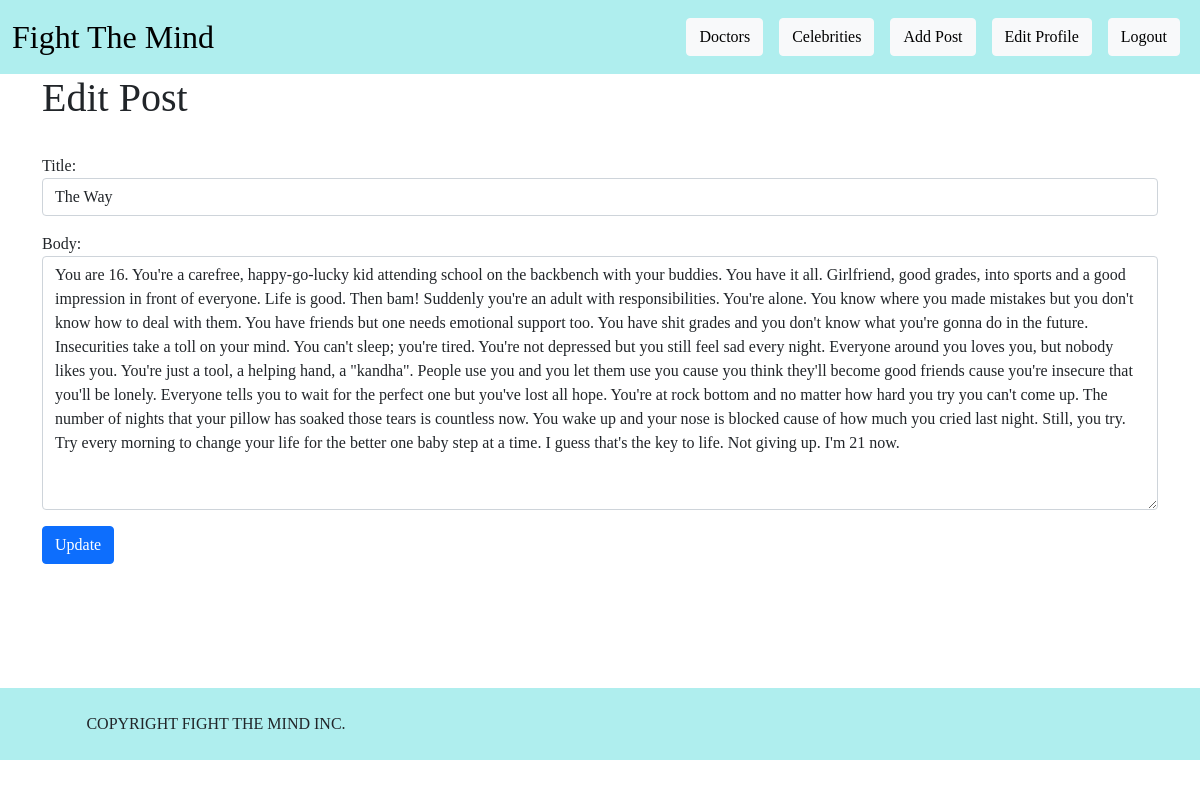
Page /article/edit/20 (signed in) on the committed database.
### picblog/models.py (models this page shows, shortened)
class Post(models.Model):
    title= models.CharField(max_length=255)
    author= models.ForeignKey(User, on_delete=models.CASCADE)
    body = models.TextField()
    header_image = models.ImageField(upload_to="images/")

### picblog/views.py (the view)
# urls.py: path('article/edit/<int:pk>',UpdatePostView.as_view(), name='update')
class UpdatePostView(UpdateView):
    model = Post
    form_class= UpdateForm
    template_name = 'update.html'

### picblog/forms.py
class UpdateForm(forms.ModelForm):
    class Meta:
        model= Post
        fields=('title','body')
        widgets={
            'title': forms.TextInput(attrs={'class': 'form-control'}),
            'body': forms.Textarea(attrs={'class': 'form-control'}),
        }

### picblog/templates/update.html (shortened to what this page needs)
{% extends 'base.html' %} {% block content %} {% if user.is_authenticated %}
<h1>Edit Post</h1>
<br />
<div class="form-group" style="margin-bottom: 76px">
	<form method="POST" enctype="multipart/form-data">
		{% csrf_token %} {{form.as_p}}
		<button class="btn btn-primary">Update</button>
	</form>
</div>
{% endif %}
<br />
<br />
{% endblock %}

### picblog/templates/base.html (style rules this page uses)
* { font-family: 'Vollkorn', serif; }

### rows in the picture
Post: title "The Way", body "You are 16. You're a carefree, happy-go-lucky kid attending school on the backbench with your buddies. You have it all. Girlfriend, good grades, into sports and a good impression in front of everyone. Life is good. Then bam! Suddenly you're an adult with responsibilities. You're alone. You know where you made mistakes but you don't know how to deal with them. You have friends but one needs emotional support too. You have shit grades and you don't know what you're gonna do in the future. Insecurities take a toll on your mind. You can't sleep; you're tired. You're not depressed but you still feel sad every night. Everyone around you loves you, but nobody likes you. You're just a tool, a…"
